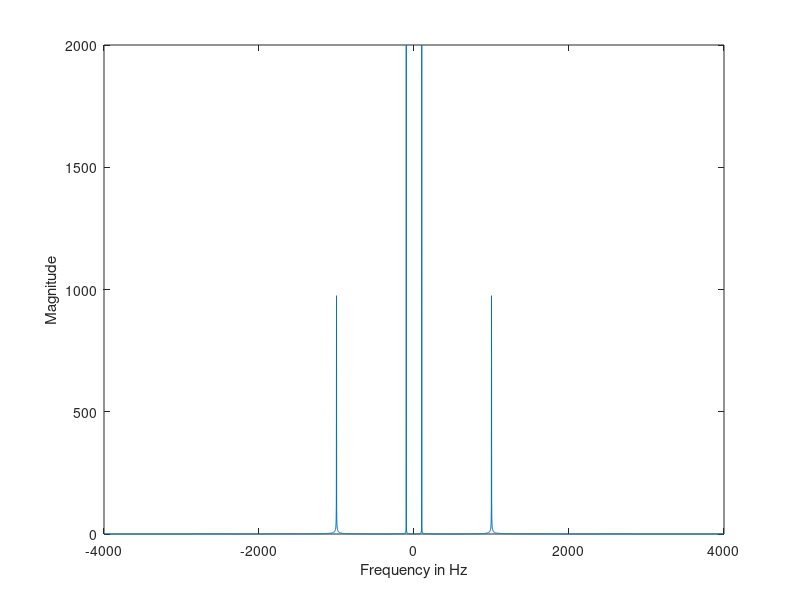
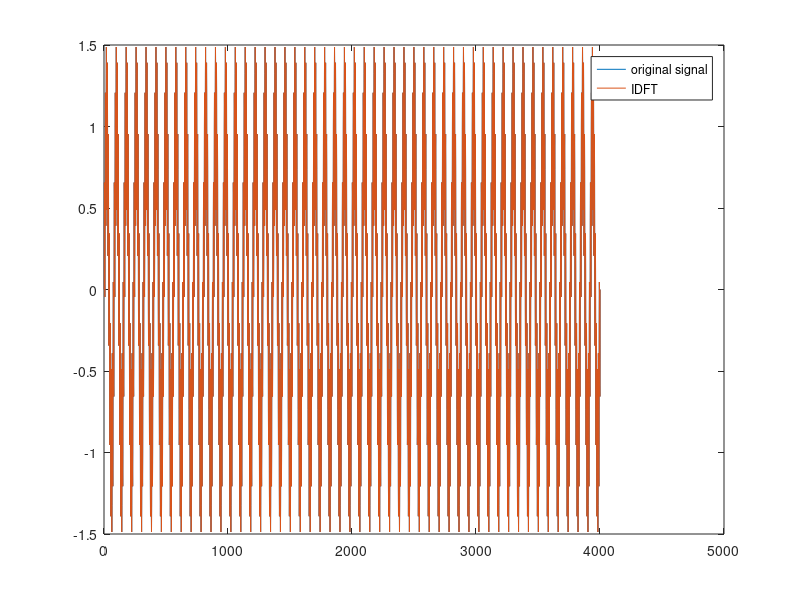

Recreate these plots in MATLAB, in order.
%DFT is a matrix multiplication
clear all,close all, clc;

dur = 0.5;
Fs = 8000;
t = 0:1/Fs:dur;
f1 = 100;
f2 = 1000;

x = sin(2*pi*f1.*t) + 0.5*sin(2*pi*f2.*t);
N = length(t);
n = 0:N-1;
k = 0:N-1;

%let's define the DFT matrix
W = exp(-1i*2*pi*n'*k/N);
%DFT coefficients
X = W*x';

%magnitude spectrum
freqs = linspace(-Fs/2,Fs/2,N);
figure(1);
plot(freqs, fftshift(abs(X)));
xlabel('Frequency in Hz');ylabel('Magnitude');

%IDFT
xrec = 1/N*(W'*X);
%plot the IDFT
figure(2);
plot(x);hold on;
plot(real(xrec));hold off;
legend('original signal','IDFT');




